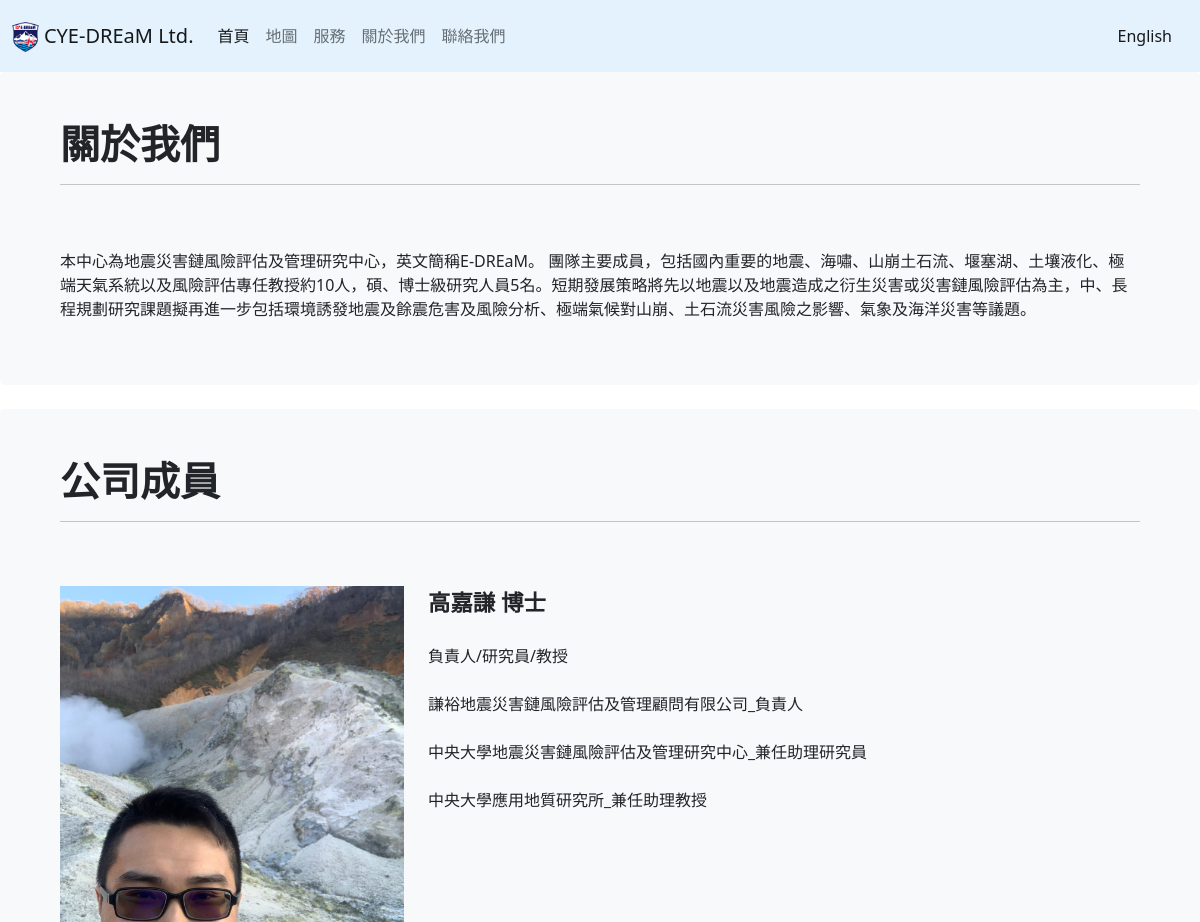
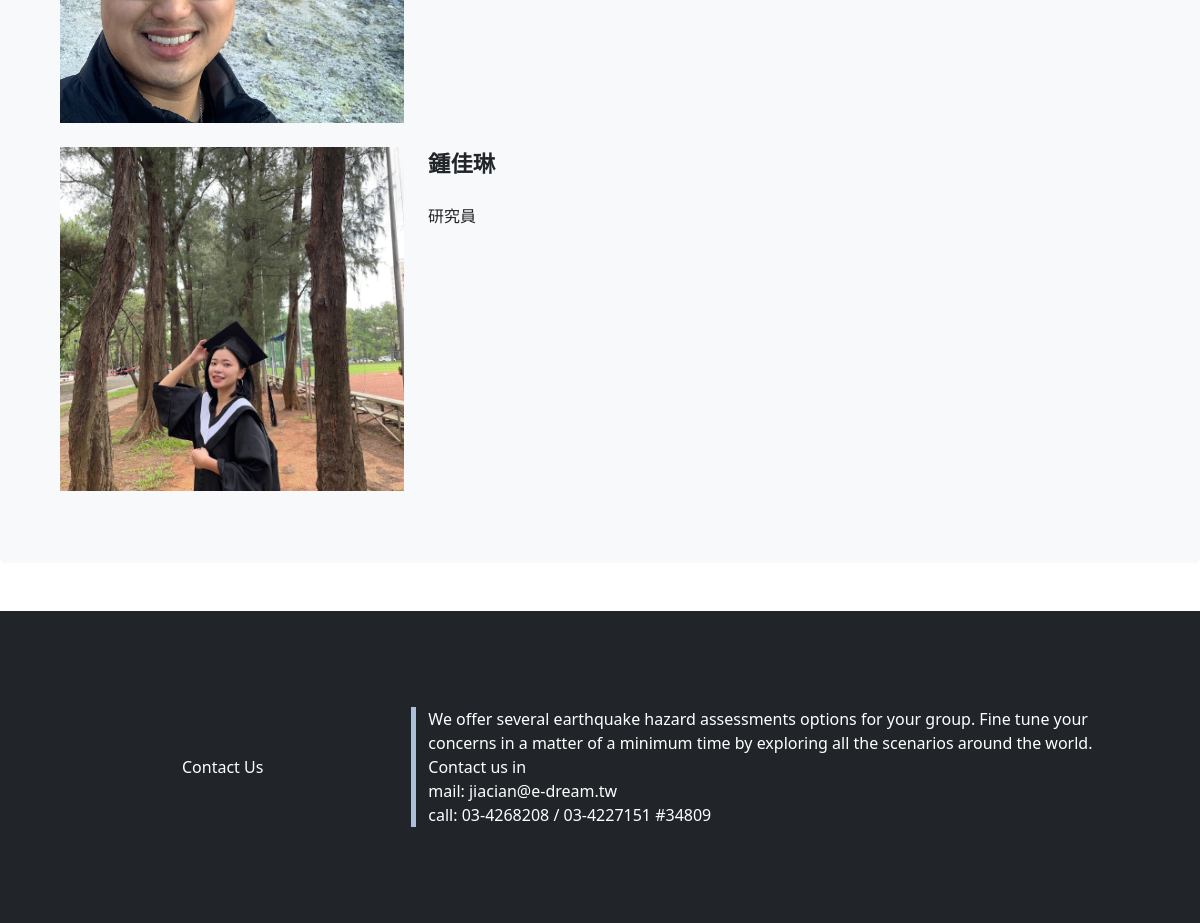
Screenshot of /AboutUs/ with the database file from the repository (2 pictures, top to bottom).
### about/models.py (models this page shows, shortened)
class AboutContent(models.Model):
    name = models.CharField('公司名稱', max_length=20)
    logo= models.ImageField("公司logo",storage=OverwriteStorage(),upload_to='',blank=True)
    title = models.CharField('標題', max_length=20)
    content=models.TextField("內容", max_length=200,blank=True)
    member_title=models.CharField('成員標題', max_length=20)
    bottom_title=models.CharField('底部標題', max_length=20,blank=True)
    bottom_content=models.TextField('底部內容', max_length=300,blank=True)
    bottom_email=models.CharField('底部email', max_length=100,blank=True)
    bottom_phone=models.CharField('底部連絡電話', max_length=50,blank=True)

class Member(models.Model):
    name= models.CharField('成員名稱', max_length=20)
    pic_url = models.ImageField("成員照片URL",storage=OverwriteStorage(),upload_to='AboutUs_image/',blank=True)
    experience1= models.CharField('經歷1', max_length=30,blank=True)
    experience2= models.CharField('經歷2', max_length=30,blank=True)
    experience3= models.CharField('經歷3', max_length=30,blank=True)
    experience4= models.CharField('經歷4', max_length=30,blank=True)
    phone= models.CharField('連絡電話', max_length=30,blank=True)
    introduce = models.TextField('成員介紹', max_length=500,blank=True)

### about/views.py (the view)
# urls.py: path("",views.showAboutUs),
def showAboutUs(request):
    aboutus_content=AboutContent.objects.all()
    member=Member.objects.all()
    return render(request,"AboutUs.html",{"aboutus_content":aboutus_content,"member_content":member})

### templates/AboutUs.html (shortened to what this page needs)
{% load static %}
<!DOCTYPE html>
<html lang="en">
{% for content in aboutus_content %}
<head>
    <link href="https://cdn.jsdelivr.net/npm/bootstrap@5.0.2/dist/css/bootstrap.min.css" rel="stylesheet"
>
    <link rel="stylesheet" href="{% static 'css/AboutUs.css' %}">
</head>
<body>
    <nav class="navbar navbar-expand-lg navbar-light" style='background-color: #e3f2fd;'>
        <div class="container-xxl">
            <a class="navbar-brand" href="..">
                <img src="../static/assets/{{ content.logo }}" alt="" height="30"
                    class="d-inline-block align-text-top">
                {{content.name}}</a>
            <div class="collapse navbar-collapse" id="navbarSupportedContent">
                <ul class="navbar-nav me-auto mb-2 mb-lg-0">
                    <li class="nav-item">
                        <a class="nav-link active" aria-current="page" href="..">首頁</a>
                    </li>
                    <li class="nav-item">
                        <a class="nav-link" href="../MapPage">地圖</a>
                    </li>
                    <li class="nav-item">
                        <a class="nav-link" href="../Service">服務</a>
                    </li>
                    <li class="nav-item">
                        <a class="nav-link" href="">關於我們</a>
                    </li>
                    <li class="nav-item">
                        <a class="nav-link" href="../Contact">聯絡我們</a>
                    </li>
                </ul>
                <span class="navbar-text">
                    <a class="nav-link" href="en">English</a>
                </span>
            </div>
        </div>
    </nav>
    <div class="p-5 mb-4 bg-light rounded-3">
        <div class="container">
            <h1 class="display-8 fw-bold">{{content.title}}</h1>
            <hr>
            <br>
            <br>
            <p class="col-12 col-md-8" style="width:100%">
                {{content.content}}<br>
            </p>
        </div>
    </div>
    <div class="p-5 mb-4 bg-light rounded-3">
        <div class="container">
            <h1 class="display-6 fw-bold">{{content.member_title}}</h1>
            <hr>
            <br>
            <br>
            {% for member in member_content %}
                <div class="row">
                    <div class="col-12 col-md-4">
                        <img src="../static/assets/{{ member.pic_url }}" alt="pic" width="100%">
                    </div>
                    <div class="col-12 col-md-8">
                        <span style="font-size:140%;font-weight:bold;">{{member.name}}</span><br><br>
                        {{member.experience1}}<br><br>
                        {{member.experience2}}<br><br>
                        {{member.experience3}}<br><br>
                        {{member.experience4}}<br><br>
                        {{member.phone}}<br><br>
                    </div>
                </div>
            <br>
            {% endfor %}
        </div>
    </div>
    <footer class="bd-footer py-4 py-md-5 mt-5 bg-dark">
        <div class="container py-4 py-md-5 px-4 px-md-3">
            <div class="row align-items-center">
                <div class="text-center col-4 col-md-4" style="color:white">{{ content.bottom_title }}</div>
                <div class="text-left col-8 col-md-8" id="Contact" style="color:white">
                    {{ content.bottom_content }} <br>
                    mail: {{ content.bottom_email }}<br>
                    call: {{ content.bottom_phone }}
                </div>
            </div>
        </div>
    </footer>
</body>
{% endfor %}
</html>

### statics/css/AboutUs.css (style rules this page uses)
.row #Contact { border-left: solid #ACC0D8 5px; }

### rows the page displays
AboutContent: logo (picture), name "CYE-DREaM Ltd.", title "關於我們", content "本中心為地震災害鏈風險評估及管理研究中心，英文簡稱E-DREaM。 團隊主要成員，包括國內重要的地震、海嘯、山崩土石流、堰塞湖、土壤液化、極端天氣系統以及風險評估專任教授約10人，碩、博士級研究人員5名。短期發展策略將先以地震以及地震造成之衍生災害或災害鏈風險評估為主，中、長程規劃研究課題擬再進一步包括環境誘發地震及餘震危害及風險分析、極端氣候對山崩、土石流災害風險之影響、氣象及海洋災害等議題。", member_title "公司成員", bottom_title "Contact Us", bottom_content "We offer several earthquake hazard assessments options for your group. Fine tune your concerns in a matter of a minimum time by exploring all the scenarios around the world. Contact us in", bottom_email "jiacian@e-dream.tw", bottom_phone "03-4268208 / 03-4227151 #34809"
Member: pic_url (picture), name "高嘉謙 博士", experience1 "負責人/研究員/教授", experience2 "謙裕地震災害鏈風險評估及管理顧問有限公司_負責人", experience3 "中央大學地震災害鏈風險評估及管理研究中心_兼任助理研究員", experience4 "中央大學應用地質研究所_兼任助理教授"
Member: pic_url (picture), name "鍾佳琳", experience1 "研究員"
